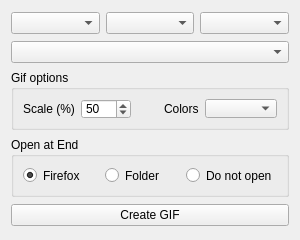
<?xml version="1.0" encoding="UTF-8"?>
<ui version="4.0">
 <class>playblastToGifUI</class>
 <widget class="QWidget" name="playblastToGifUI">
  <property name="geometry">
   <rect>
    <x>0</x>
    <y>0</y>
    <width>300</width>
    <height>240</height>
   </rect>
  </property>
  <property name="sizePolicy">
   <sizepolicy hsizetype="Ignored" vsizetype="Ignored">
    <horstretch>0</horstretch>
    <verstretch>0</verstretch>
   </sizepolicy>
  </property>
  <property name="minimumSize">
   <size>
    <width>300</width>
    <height>240</height>
   </size>
  </property>
  <property name="windowTitle">
   <string>Form</string>
  </property>
  <layout class="QGridLayout" name="gridLayout_2">
   <item row="0" column="0">
    <layout class="QHBoxLayout" name="hl_0">
     <item>
      <widget class="QComboBox" name="cb_job">
       <property name="editable">
        <bool>false</bool>
       </property>
      </widget>
     </item>
     <item>
      <widget class="QComboBox" name="cb_scene"/>
     </item>
     <item>
      <widget class="QComboBox" name="cb_shot"/>
     </item>
    </layout>
   </item>
   <item row="1" column="0">
    <widget class="QComboBox" name="cb_playblast"/>
   </item>
   <item row="2" column="0">
    <widget class="QGroupBox" name="gb_gifOptions">
     <property name="minimumSize">
      <size>
       <width>0</width>
       <height>60</height>
      </size>
     </property>
     <property name="maximumSize">
      <size>
       <width>16777215</width>
       <height>60</height>
      </size>
     </property>
     <property name="title">
      <string>Gif options</string>
     </property>
     <layout class="QGridLayout" name="gridLayout_3">
      <item row="0" column="0">
       <layout class="QHBoxLayout" name="hl_1">
        <item>
         <widget class="QLabel" name="lb_scale">
          <property name="text">
           <string>Scale (%)</string>
          </property>
         </widget>
        </item>
        <item>
         <widget class="QSpinBox" name="sp_scale">
          <property name="minimumSize">
           <size>
            <width>50</width>
            <height>20</height>
           </size>
          </property>
          <property name="maximumSize">
           <size>
            <width>50</width>
            <height>20</height>
           </size>
          </property>
          <property name="minimum">
           <number>1</number>
          </property>
          <property name="maximum">
           <number>100</number>
          </property>
          <property name="value">
           <number>50</number>
          </property>
         </widget>
        </item>
        <item>
         <spacer name="hs_01">
          <property name="orientation">
           <enum>Qt::Horizontal</enum>
          </property>
          <property name="sizeType">
           <enum>QSizePolicy::MinimumExpanding</enum>
          </property>
          <property name="sizeHint" stdset="0">
           <size>
            <width>25</width>
            <height>16</height>
           </size>
          </property>
         </spacer>
        </item>
        <item>
         <widget class="QLabel" name="lb_colors">
          <property name="text">
           <string>Colors</string>
          </property>
         </widget>
        </item>
        <item>
         <widget class="QComboBox" name="cb_colors"/>
        </item>
       </layout>
      </item>
     </layout>
    </widget>
   </item>
   <item row="3" column="0">
    <widget class="QGroupBox" name="gb_openAtEnd">
     <property name="minimumSize">
      <size>
       <width>0</width>
       <height>60</height>
      </size>
     </property>
     <property name="maximumSize">
      <size>
       <width>16777215</width>
       <height>60</height>
      </size>
     </property>
     <property name="title">
      <string>Open at End</string>
     </property>
     <layout class="QGridLayout" name="gridLayout">
      <item row="0" column="0">
       <layout class="QHBoxLayout" name="hl_2">
        <item>
         <widget class="QRadioButton" name="rb_firefox">
          <property name="text">
           <string>Firefox</string>
          </property>
          <property name="checked">
           <bool>true</bool>
          </property>
         </widget>
        </item>
        <item>
         <widget class="QRadioButton" name="rb_folder">
          <property name="text">
           <string>Folder</string>
          </property>
         </widget>
        </item>
        <item>
         <widget class="QRadioButton" name="rb_doNotOpen">
          <property name="text">
           <string>Do not open</string>
          </property>
         </widget>
        </item>
       </layout>
      </item>
     </layout>
    </widget>
   </item>
   <item row="4" column="0">
    <widget class="QPushButton" name="pb_createGIF">
     <property name="text">
      <string>Create GIF</string>
     </property>
    </widget>
   </item>
  </layout>
 </widget>
 <tabstops>
  <tabstop>cb_job</tabstop>
  <tabstop>cb_shot</tabstop>
  <tabstop>cb_playblast</tabstop>
  <tabstop>rb_firefox</tabstop>
  <tabstop>rb_folder</tabstop>
  <tabstop>rb_doNotOpen</tabstop>
  <tabstop>pb_createGIF</tabstop>
 </tabstops>
 <resources/>
 <connections/>
</ui>
